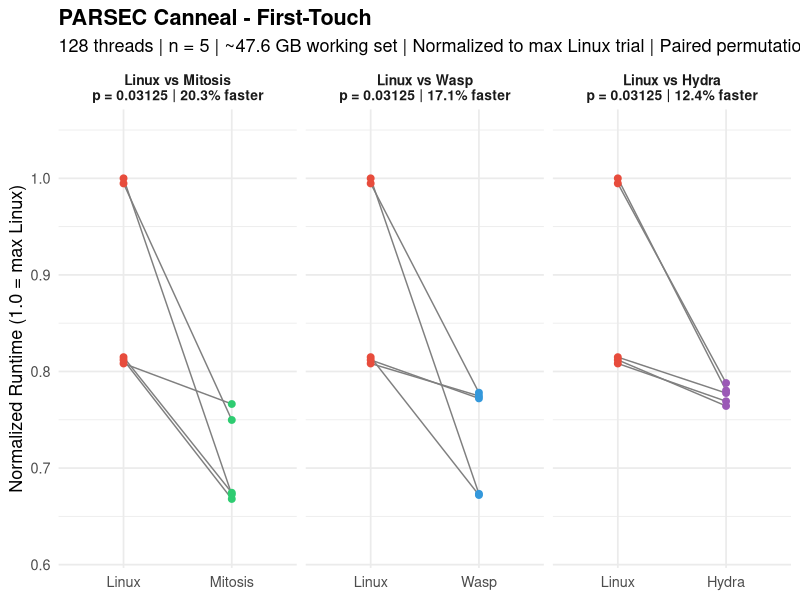
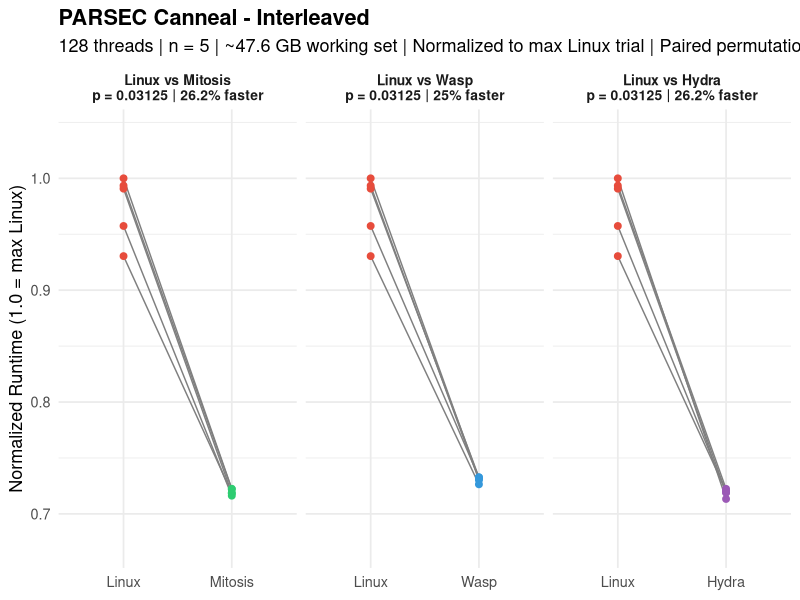

These figures' R source, in order:
###############################################################################
###                           canneal.R                                     ###
###############################################################################

library(ggplot2)

# =============================================================================
# RAW DATA: Annealing Runtime (seconds) – Canneal, 128 threads, n=5
# Working Set: ~47.6 GB (File size: 47612 MB)
# 816M elements, 29000x29000 grid, 450K swaps/step, 260 temp steps
# =============================================================================

data <- list(
  # --- LINUX First-Touch (linux/output_0..4.txt) ---
  linux_ft  = c(233.352, 286.376, 231.461, 284.859, 232.515),

  # --- LINUX Interleaved (linux/output_i_0..4.txt) ---
  linux_il  = c(293.276, 301.768, 312.278, 315.196, 313.135),

  # --- WASP First-Touch (wasp/output_0..4.txt) ---
  wasp_ft   = c(192.461, 192.828, 221.839, 222.817, 221.118),

  # --- WASP Interleaved (wasp/output_i_0..4.txt) ---
  wasp_il   = c(228.966, 230.890, 230.974, 230.498, 230.209),

  # --- MITOSIS Replicated (mitosis/output_r_0..4.txt) ---
  mitosis_ft  = c(193.148, 192.630, 219.456, 214.716, 191.295),

  # --- MITOSIS Replicated+Interleaved (mitosis/output_ri_0..4.txt) ---
  mitosis_il  = c(226.552, 225.762, 226.443, 227.716, 227.590),

  # --- HYDRA Replicated (hydra/repl_order_9/output_r_0..4.txt) ---
  hydra_ft  = c(222.698, 223.453, 220.272, 225.676, 218.865),

  # --- HYDRA Replicated+Interleaved (hydra/repl_order_9/output_ri_0..4.txt) ---
  hydra_il  = c(227.106, 226.712, 226.608, 224.841, 227.691)
)

# =============================================================================
# PAIRED PERMUTATION TEST (exact, one-sided: Linux slower → diff > 0)
# =============================================================================

perm_test <- function(baseline, treatment) {
  d <- baseline - treatment
  obs <- mean(d)
  n <- length(d)
  perm_stats <- numeric(2^n)
  for (i in 0:(2^n - 1)) {
    signs <- 2 * as.integer(intToBits(i)[1:n]) - 1
    perm_stats[i + 1] <- mean(signs * abs(d))
  }
  p <- mean(perm_stats >= obs)
  return(list(obs = obs, p = p))
}

# =============================================================================
# RUN ALL TESTS
# =============================================================================

policies <- c("ft", "il")
policy_labels <- c(ft = "First-Touch", il = "Interleaved")
systems <- c("mitosis", "wasp", "hydra")

results <- data.frame()

pdf("canneal.pdf", width = 10, height = 5)

for (pol in policies) {
  linux_key <- paste0("linux_", pol)
  for (sys in systems) {
    sys_key <- paste0(sys, "_", pol)
    res <- perm_test(data[[linux_key]], data[[sys_key]])
    results <- rbind(results, data.frame(
      Policy = policy_labels[pol],
      Comparison = paste("Linux vs", tools::toTitleCase(sys)),
      Linux_Mean = round(mean(data[[linux_key]]), 3),
      Sys_Mean = round(mean(data[[sys_key]]), 3),
      MeanDiff = round(res$obs, 3),
      PctFaster = round(res$obs / mean(data[[linux_key]]) * 100, 1),
      p_value = res$p,
      stringsAsFactors = FALSE
    ))
  }
}

# Print results table
cat("\n====== PAIRED PERMUTATION TEST RESULTS (exact, one-sided) ======\n")
cat("====== Canneal | 128 threads | ~47.6 GB working set | n=5    ======\n\n")
print(results, row.names = FALSE)

# Count significant results
cat("\n\nSignificant (p < 0.05):", sum(results$p_value < 0.05), "of", nrow(results), "\n")
cat("Non-significant (p >= 0.05):", sum(results$p_value >= 0.05), "of", nrow(results), "\n")

# =============================================================================
# PLOTS: One per policy, with 3 facets (Mitosis, WASP, Hydra)
# =============================================================================

for (pol in policies) {
  linux_key <- paste0("linux_", pol)
  max_linux <- max(data[[linux_key]])
  df_list <- list()

  for (sys in systems) {
    sys_key <- paste0(sys, "_", pol)
    res <- perm_test(data[[linux_key]], data[[sys_key]])
    sys_label <- tools::toTitleCase(sys)
    pct <- round(res$obs / mean(data[[linux_key]]) * 100, 1)
    label <- paste0("Linux vs ", sys_label,
                    "\np = ", res$p,
                    " | ", pct, "% faster")
    df_list[[sys]] <- data.frame(
      Trial = rep(1:5, 2),
      Zeit = c(data[[linux_key]] / max_linux, data[[sys_key]] / max_linux),
      Bedingung = factor(rep(c("Linux", sys_label), each = 5),
                         levels = c("Linux", sys_label)),
      Vergleich = label
    )
  }

  df <- do.call(rbind, df_list)
  df$Vergleich <- factor(df$Vergleich, levels = unique(df$Vergleich))

  # Compute y-axis limits with padding
  y_min <- min(df$Zeit)
  y_max <- max(df$Zeit)
  y_pad <- (y_max - y_min) * 0.15

  p <- ggplot(df, aes(x = Bedingung, y = Zeit)) +
    geom_line(aes(group = Trial), color = "gray50", linewidth = 0.5) +
    geom_point(aes(color = Bedingung), size = 2) +
    scale_color_manual(values = c("Linux" = "#E74C3C",
                                  "Mitosis" = "#2ECC71",
                                  "Wasp" = "#3498DB",
                                  "Hydra" = "#9B59B6")) +
    coord_cartesian(ylim = c(y_min - y_pad, y_max + y_pad)) +
    facet_wrap(~ Vergleich, scales = "free_x") +
    labs(
      title = paste0("PARSEC Canneal - ", policy_labels[pol]),
      subtitle = "128 threads | n = 5 | ~47.6 GB working set | Normalized to max Linux trial | Paired permutation test",
      x = NULL,
      y = "Normalized Runtime (1.0 = max Linux)"
    ) +
    theme_minimal(base_size = 13) +
    theme(legend.position = "none",
          plot.title = element_text(face = "bold"),
          strip.text = element_text(face = "bold", size = 10))

  print(p)
}

dev.off()
cat("Saved all plots to canneal.pdf\n")
